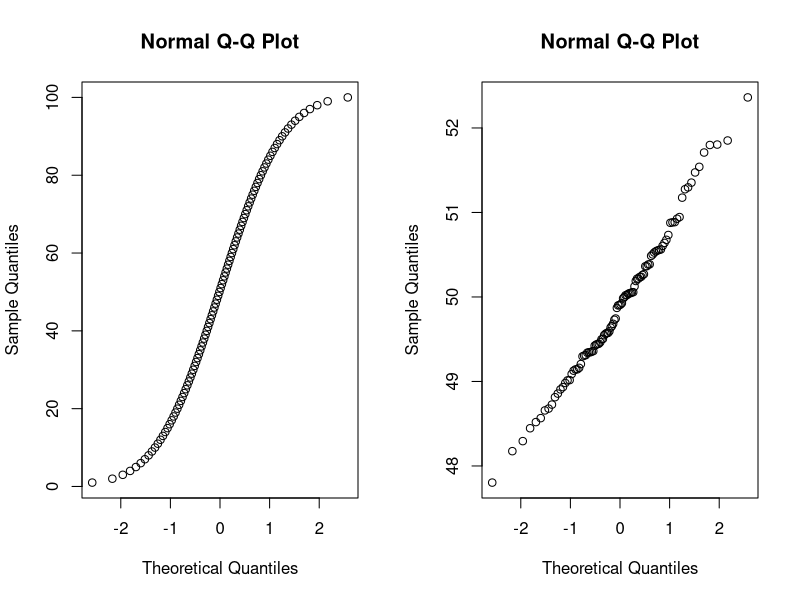
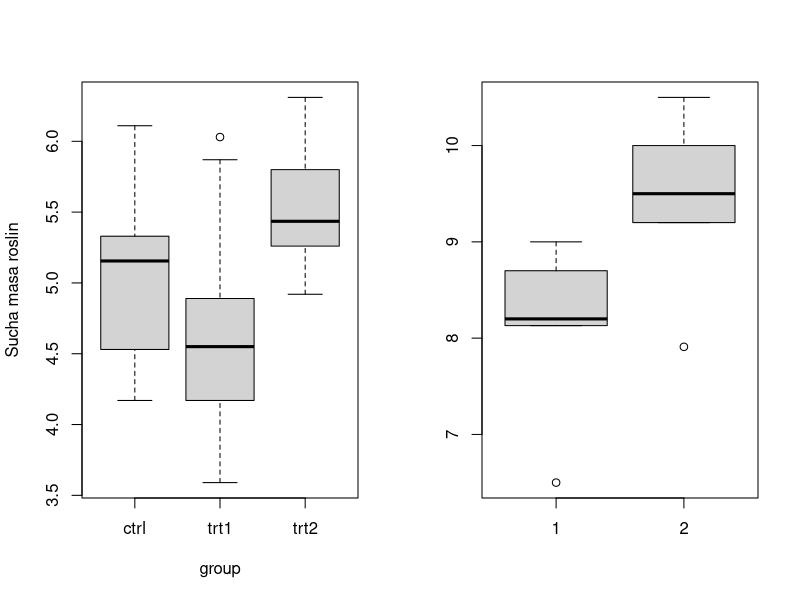
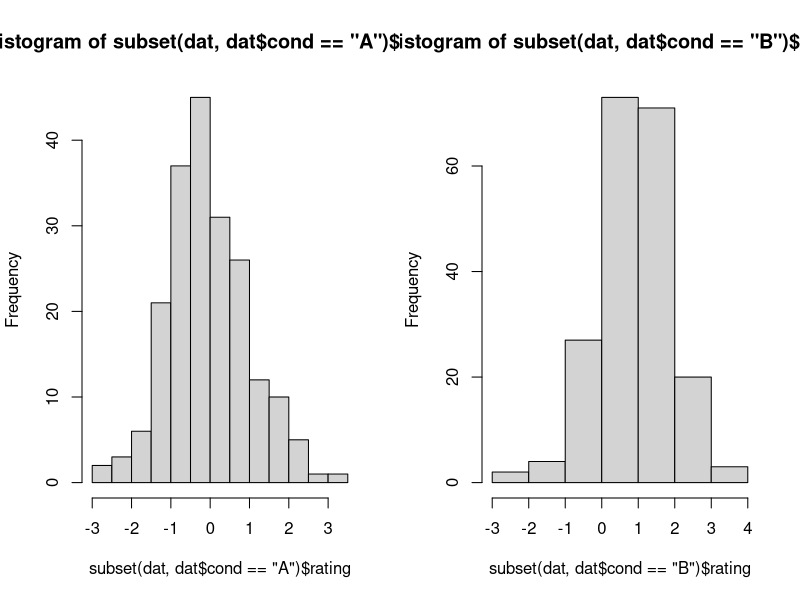

Here is the R script that generated these plots, in order:
## ---- chunk 1
jednostajny = seq(1:100)
normalny = rnorm(100, mean = 50, sd = 1)
par(mfrow=c(1,2))
qqnorm(jednostajny)
qqnorm(normalny)
## ---- chunk 2
jednostajny = seq(1:100)
shapiro.test(jednostajny)
## ---- chunk 3
normalny = rnorm(100, mean = 50, sd = 1)
shapiro.test(normalny)
## ---- chunk 4
data("PlantGrowth")

boxplot(weight ~ group, data = PlantGrowth,
        ylab = "Sucha masa roslin")
## ---- chunk 5
data("PlantGrowth")

bartlett.test(weight ~ group, data = PlantGrowth)
## ---- chunk 6
HL = c(8.2, 6.5, 9, 8.7, 8.13)
LL = c(10.5, 9.5, 10, 7.91, 9.2)
## ---- chunk 7
boxplot(HL, LL)
## ---- chunk 8
t.test(HL, LL)
## ---- chunk 9
set.seed(1234)
dat <- data.frame(cond = factor(rep(c("A","B"), each=200)), 
                  rating = c(rnorm(200),rnorm(200, mean=.8)))
## ---- chunk 10
hist(subset(dat, dat$cond=="A")$rating)
## ---- chunk 11
hist(subset(dat, dat$cond=="B")$rating)
## ---- chunk 12
a = sample(subset(dat, dat$cond == "A")$rating, 3)
b = sample(subset(dat, dat$cond == "B")$rating, 3)

t.test(a, b)
## ---- chunk 13
a = sample(subset(dat, dat$cond == "A")$rating, 3)
b = sample(subset(dat, dat$cond == "B")$rating, 3)

t.test(a, b)
## ---- chunk 14
a = sample(subset(dat, dat$cond == "A")$rating, 3)
b = sample(subset(dat, dat$cond == "B")$rating, 3)

t.test(a, b)
## ---- chunk 15
library(pwr)

pwr.t.test(d=1, n=3, sig.level = 0.05)
## ---- chunk 16
pwr.t.test(d=1, n=6, sig.level = 0.05)
